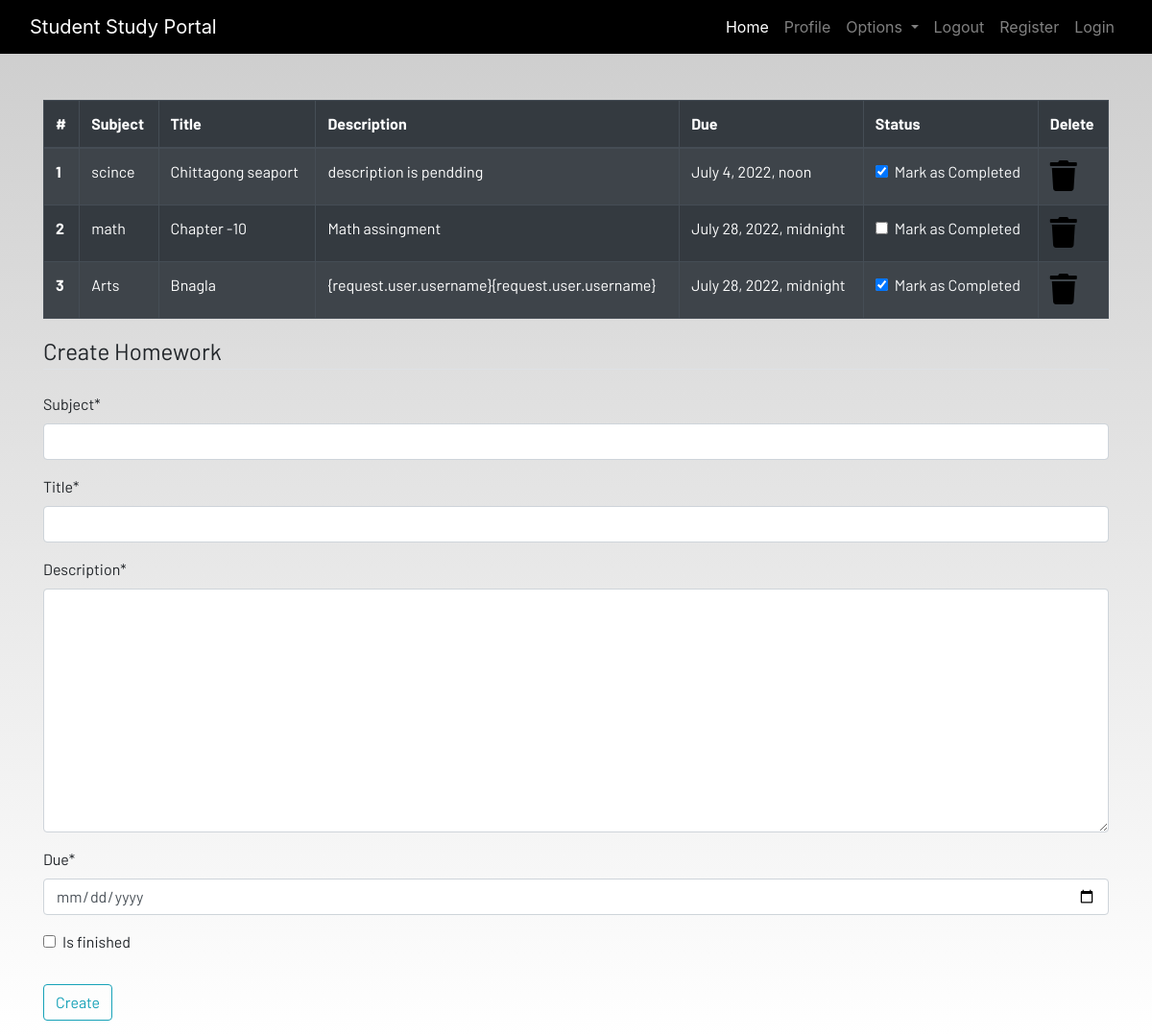
Screenshot of /homework/ (signed in) with the database file from the repository.
### dashboard/models.py (models this page shows, shortened)
class HomeWork(models.Model):
    user = models.ForeignKey(User,on_delete=models.CASCADE)
    subject = models.CharField(max_length=50)
    title = models.CharField(max_length=100)
    description = models.TextField()
    due = models.DateTimeField()
    is_finished = models.BooleanField(default=False)
    class Meta:
        verbose_name = 'HomeWork'
        verbose_name_plural = 'HomeWork'

### dashboard/views.py (the view)
# urls.py: path('homework/', views.home_work, name='home_work'),
def home_work(request):
    if request.method == 'POST':
        form = HomeWorkForm(request.POST)
        if form.is_valid():
            try:
                finished = request.POST['is_finished']
                if finished == 'on':
                    finished = True
                else:
                    finished = False
            except:
                finished =False
            homeworks = HomeWork(
                user =  request.user,
                subject = request.POST['subject'],
                title = request.POST['title'],
                description = request.POST['description'],
                due = request.POST['due'],
                is_finished = finished,
            )
            homeworks.save()
            messages.success(request, f"Homework Added from {request.user.username}!")
    else:
        form = HomeWorkForm()
    homework = HomeWork.objects.filter(user = request.user)
    if len(homework) == 0:
        homework_done = True
    else:
        homework_done = False
    home_context = {
        'homework':homework,
        'homework_done':homework_done,
        'form':form,
    }
    return render(request, 'dashboard/homework.html', context=home_context)

### dashboard/forms.py
class HomeWorkForm(forms.ModelForm):
    class Meta:
        model = HomeWork
        widgets = {
    'due': forms.DateInput(
        format=('%Y-%m-%d'),
        attrs={'class': 'form-control',
               'placeholder': 'Select a date',
               'type': 'date'
              }),
}
        fields = ['subject', 'title','description', 'due','is_finished']

### dashboard/templates/dashboard/homework.html (shortened to what this page needs)
{% extends 'dashboard/base.html' %}
{% load static %}
{% block content %}
{% load crispy_forms_tags %}
<div class="container">
    {% if not homework_done %}
    <table class="table table-striped table-bordered table-hover table-dark">
        <thead>
            <tr>
                <th scope="col">#</th>
                <th scope="col">Subject</th>
                <th scope="col">Title</th>
                <th scope="col">Description</th>
                <th scope="col">Due</th>
                <th scope="col">Status</th>
                <th scope="col">Delete</th>
            </tr>
        </thead>
        <tbody>
            {% for homework in homework %}
            <tr>
                <th scope="row">{{forloop.counter}}</th>
                <td>{{homework.subject}}</td>
                <td>{{homework.title}}</td>
                <td>{{homework.description}}</td>
                <td>{{homework.due}}</td>
                <td>
                    <a href="{% url 'dashboard_app:update_homework' homework.id %}">
                        <div class="form-check">
                            {% if homework.is_finished == True %}
                            <input class="form-check-input" type="checkbox" value="" checked>
                            {% else %}
                            <input class="form-check-input" type="checkbox" value="">
                            {% endif %}
                            <label class="form-check-label text-light" for="flexCheckDefault">
                                Mark as Completed
                            </label>
                        </div>
                    </a>
                </td>
                <td><a href="#"><i class="fa fa-trash fa-2x"></i></a></td>
            </tr>
            {% endfor %}
        </tbody>
    </table>
    {% else %}
    <h4>All homeworks are completed!! Create to have more!!</h4>
    {% endif %}
</div>
<div class=" container">
    <form method="POST">
        <fieldset class="form-group">
            <legend class="border-bottom mb-4">Create Homework</legend>
            {{form|crispy}}
        </fieldset>
        <div class="form-group">
            <button href="" class="btn btn-outline-info" type="submit">
                Create
            </button>
        </div>
    </form>
</div>
{% endblock content %}

### static/css/main.css (style rules this page uses)
html { scroll-behavior: smooth; height: 100%; width: 100%; }
a { text-decoration: none !important; color: black; }
html, body { max-width: 100%; overflow-x: hidden; height: 100%; width: 100%; }
body { background: linear-gradient(rgba(0, 0, 0, 0.2), rgba(255, 255, 255, 0.5)); overflow-x: hidden; background-repeat: no-repeat; }
.fa { color: black; }

### rows the page displays
HomeWork: subject "scince", title "Chittagong seaport", description "description is pendding", due "July 4, 2022, noon"
HomeWork: subject "math", title "Chapter -10", description "Math assingment", due "July 28, 2022, midnight"
HomeWork: subject "Arts", title "Bnagla", description "{request.user.username}{request.user.username}", due "July 28, 2022, midnight"
